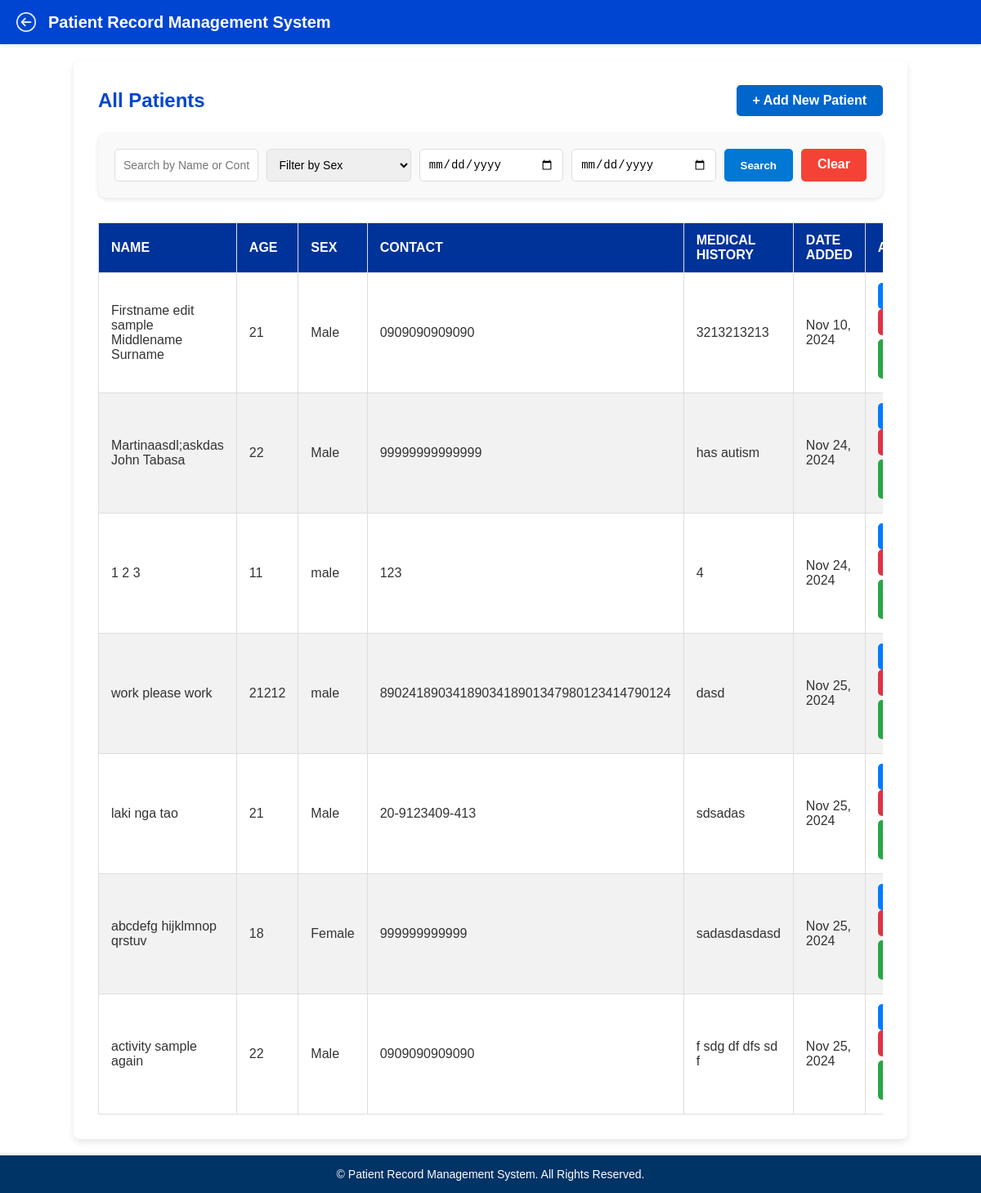
Page /patients/ (signed in) on the committed database.
### doctor/models.py (models this page shows, shortened)
class Patient(models.Model):
    SEX_CHOICES = [
        ('', 'Select Sex'),  # This will show as the default option
        ('Male', 'Male'),
        ('Female', 'Female'),
    ]
    doctor = models.ForeignKey(Doctor, on_delete=models.CASCADE, related_name='patients')
    first_name = models.CharField(max_length=50)
    middle_name = models.CharField(max_length=50)
    last_name = models.CharField(max_length=50)
    age = models.IntegerField()
    sex = models.CharField(max_length=6, choices=SEX_CHOICES, blank=False)
    phone_number = models.CharField(max_length=255, blank=True, default="Not provided")
    medical_history = models.TextField()
    created_at = models.DateTimeField(default=timezone.now)

### doctor/views.py (the view)
# urls.py: path('patients/', views.patient_list_view, name='patients'),
def patient_list_view(request):
    doctor_id = doctor_logged_in(request)  # Ensure doctor is logged in
    doctor = get_object_or_404(Doctor, id=doctor_id)
    search_query = request.GET.get('search', '')
    sex_filter = request.GET.get('sex', '')
    start_date = request.GET.get('start_date', '')
    end_date = request.GET.get('end_date', '')
    patients = doctor.patients.all()
    if search_query:
        patients = patients.filter(
            Q(first_name__icontains=search_query) |
            Q(last_name__icontains=search_query) |
            Q(phone_number__icontains=search_query)
        )
    if sex_filter:
        patients = patients.filter(sex=sex_filter)
    if start_date and end_date:
        patients = patients.filter(
            created_at__date__gte=start_date,
            created_at__date__lte=end_date
        )
    return render(request, 'patient_list.html', {'doctor': doctor, 'patients': patients})

### doctor/views.py (called while the page is built)
def doctor_logged_in(request):
    doctor_id = request.session.get('doctor_id')
    if not doctor_id:
        return redirect('login')
    return doctor_id

### doctor/templates/patient_list.html (shortened to what this page needs)
<!DOCTYPE html>
<html lang="en">
<head>
    {% load static %}
    <link rel="stylesheet" href="{% static 'patient_list.css' %}">
</head>
<body>
    <header class="prms-header">
        <div class="header-content">
            <img src="{% static 'images/back-button.png' %}" alt="Back" class="back-btn" onclick="window.history.back();">
            <h1 class="prms-title" onclick="window.location.href='http://127.0.0.1:8000/home/';">
                Patient Record Management System
            </h1>
        </div>
    </header>
    <div class="main-container">
        <section class="form-section">
            <div class="actions-header">
                <h2 class="section-title">All Patients</h2>
                <a href="{% url 'add_patient' %}" class="button">+ Add New Patient</a>
            </div>
            <div class="search-container">
                <form method="GET" action="{% url 'patients' %}" class="search-form">
                    <div class="input-group">
                        <input type="text" name="search" placeholder="Search by Name or Contact" value="{{ request.GET.search|default:'' }}">
                        <select name="sex">
                            <option value="">Filter by Sex</option>
                        </select>
                    </div>
                    <div class="input-group">
                        <input type="date" name="start_date" placeholder="Start Date" value="{{ request.GET.start_date|default:'' }}">
                        <input type="date" name="end_date" placeholder="End Date" value="{{ request.GET.end_date|default:'' }}">
                    </div>
                    <div class="button-group">
                        <button type="submit" class="search-btn">Search</button>
                        <a href="{% url 'patients' %}" class="clear-btn">Clear</a>
                    </div>
                </form>
            </div>
            <div class="form-container">
                <table>
                    <thead>
                        <tr>
                            <th>Name</th>
                            <th>Age</th>
                            <th>Sex</th>
                            <th>Contact</th>
                            <th>Medical History</th>
                            <th>Date Added</th>
                            <th>Actions</th>
                        </tr>
                    </thead>
                    <tbody>
                        {% for patient in patients %}
                        <tr>
                            <td>{{ patient.first_name }} {{ patient.middle_name }} {{ patient.last_name }}</td>
                            <td>{{ patient.age }}</td>
                            <td>{{ patient.sex }}</td>
                            <td>{{ patient.phone_number }}</td>
                            <td>{{ patient.medical_history }}</td>
                            <td>{{ patient.created_at|date:"M d, Y" }}</td>
                            <td class="action-buttons">
                                <a href="{% url 'edit_patient' patient.id %}" class="edit-btn" title="Edit {{ patient.first_name }}">Edit</a>
                                <a href="{% url 'delete_patient' patient.id %}" class="delete-btn" title="Delete {{ patient.first_name }}">Delete</a>
                                <a href="{% url 'create_appointment' patient.id %}" class="appointment-btn" title="Set Appointment for {{ patient.first_name }}">Set Appointment</a>
                            </td>
                        </tr>
                        {% empty %}
                        <tr>
                            <td colspan="7" class="no-data">No patients found.</td>
                        </tr>
                        {% endfor %}
                    </tbody>
                </table>
            </div>
        </section>
    </div>
        <footer>
            <p>&copy; {{ year }} Patient Record Management System. All Rights Reserved.</p>
        </footer>
</body>
</html>

### doctor/static/patient_list.css (style rules this page uses)
body { font-family: 'Arial', sans-serif; background-color: #f9f9f9; margin: 0; padding: 0; display: flex; flex-direction: column; min-height: 100vh; }
.prms-header { background-color: #0045d1; color: white; box-shadow: 0 2px 4px rgba(0, 0, 0, 0.1); padding: 15px 20px; position: sticky; top: 0; z-index: 1000; }
.header-content { display: flex; align-items: center; justify-content: flex-start; }
.prms-title { font-size: 20px; font-weight: bold; cursor: pointer; margin: 0; }
.back-btn { width: 24px; height: 24px; margin-right: 15px; cursor: pointer; filter: brightness(0) invert(1); transition: transform 0.2s; }
.main-container { width: 80%; margin: 20px auto; background: white; padding: 30px; box-shadow: 0 4px 8px rgba(0, 0, 0, 0.1); border-radius: 8px; }
.actions-header { display: flex; justify-content: space-between; align-items: center; margin-bottom: 20px; }
.section-title { color: #0045d1; font-size: 24px; font-weight: bold; margin: 0; }
.button { background-color: #0066cc; color: white; padding: 10px 20px; text-decoration: none; border-radius: 5px; font-weight: bold; font-size: 16px; text-align: center; }
table { width: 100%; min-width: 600px; border-collapse: collapse; margin-top: 10px; font-size: 16px; table-layout: auto; }
table th, table td { border: 1px solid #ddd; padding: 12px 15px; text-align: left; }
table th { background-color: #003399; color: white; font-weight: bold; text-transform: uppercase; }
table td { color: #333; }
table tbody tr:nth-child(even) { background-color: #f2f2f2; }
table td a { color: #0066cc; text-decoration: none; font-weight: bold; }
table td .appointment-btn { margin: 5px 0; display: inline-block; }
.form-container { overflow-x: auto; gap: 20px; }
input, select, textarea { width: 100%; padding: 10px; border: 1px solid #ccc; border-radius: 4px; font-size: 16px; }
.edit-btn, .delete-btn, .appointment-btn { display: inline-block; margin-right: 10px; padding: 8px 12px; border-radius: 5px; font-weight: bold; text-align: center; text-decoration: none; cursor: pointer; transition: background-color 0.3s ease, color 0.3s ease; font-size: 14px; }
.edit-btn { background-color: #007bff; color: white; }
.delete-btn { background-color: #dc3545; color: white; }
.appointment-btn { background-color: #28a745; color: white; }
footer { position: relative; clear: both; padding: 15px 20px; font-size: 14px; color: #ffffff; text-align: center; background-color: #003366; box-shadow: 0 -2px 4px rgba(0, 0, 0, 0.1); margin-top: auto; }
footer p { margin: 0; font-size: 14px; }

### rows in the picture
Patient: first_name "Firstname edit sample", middle_name "Middlename", last_name "Surname", age "21", sex "Male", phone_number "0909090909090", medical_history "3213213213", created_at "Nov 10, 2024"
Patient: first_name "Martinaasdl;askdas", middle_name "John", last_name "Tabasa", age "22", sex "Male", phone_number "99999999999999", medical_history "has autism", created_at "Nov 24, 2024"
Patient: first_name "1", middle_name "2", last_name "3", age "11", sex "male", phone_number "123", medical_history "4", created_at "Nov 24, 2024"
Patient: first_name "work", middle_name "please", last_name "work", age "21212", sex "male", phone_number "8902418903418903418901347980123414790124", medical_history "dasd", created_at "Nov 25, 2024"
Patient: first_name "laki", middle_name "nga", last_name "tao", age "21", sex "Male", phone_number "20-9123409-413", medical_history "sdsadas", created_at "Nov 25, 2024"
Patient: first_name "abcdefg", middle_name "hijklmnop", last_name "qrstuv", age "18", sex "Female", phone_number "999999999999", medical_history "sadasdasdasd", created_at "Nov 25, 2024"
Patient: first_name "activity", middle_name "sample", last_name "again", age "22", sex "Male", phone_number "0909090909090", medical_history "f sdg df dfs sd f", created_at "Nov 25, 2024"
